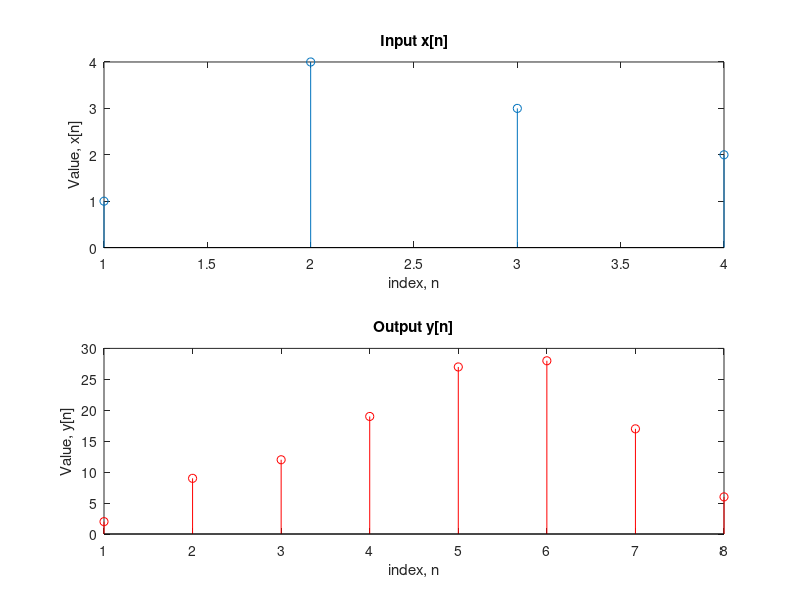

The MATLAB source for this figure:
clc; clear; close all;
% LTI system Response
h = [2 1 2 4 3];
% Input 
x = [1 4 3 2];
% Convolution 
y = conv(x,h);
% Plotting
subplot(2,1,1);
stem(x);
title('Input x[n]');
xlabel('index, n');
ylabel('Value, x[n]'); 
subplot(2,1,2);
stem(y,'r');
title('Output y[n]');
xlabel('index, n');
ylabel('Value, y[n]');





